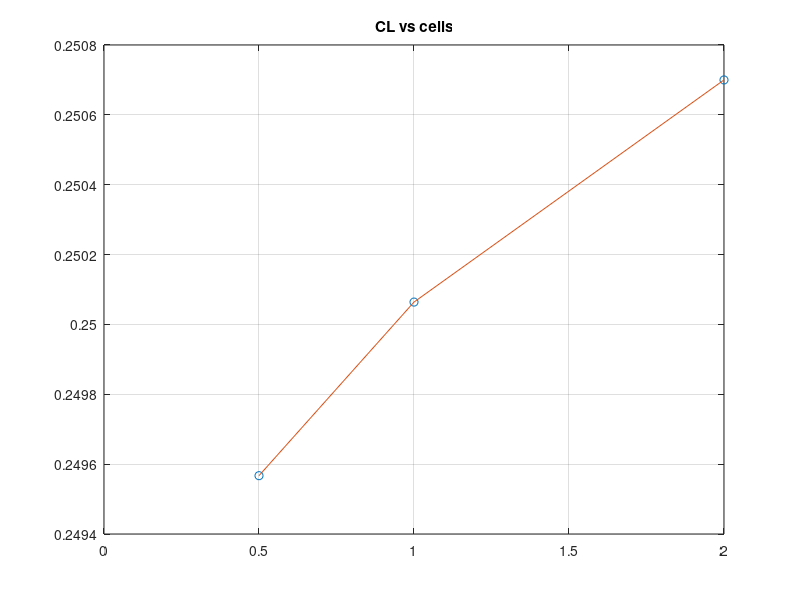
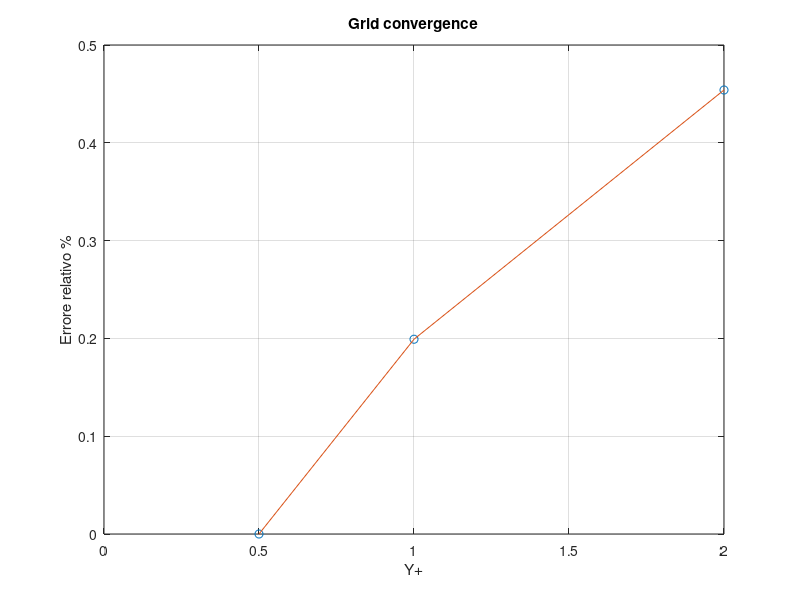

MATLAB code to generate these figures, in order:
clear all
close all
clc
%% mesh convergence

% CL =  [0.249567, 0.250064, 0.250753];
% yplus =  [0.5, 1, 1.5];
% hpp = [0.00001, 0.00002, 0.00003];

CL =  [0.249567, 0.250064, 0.250700];
yplus =  [0.5, 1, 2];
hpp = [0.00001, 0.00002, 0.00004];

for i=1:length(CL)
    err = 100 * abs(CL(i)-CL(1))/CL(1);
    error(i) = err;
end

%% plot

figure(1)
plot(yplus,CL,'o')
hold on
plot(yplus,CL,'-')
grid on
title('CL vs cells')

figure(2)
plot(yplus(1:end),error,'o')
hold on
plot(yplus(1:end),error,'-')
grid on
xlabel('Y+')
ylabel('Errore relativo %')
title('Grid convergence')

